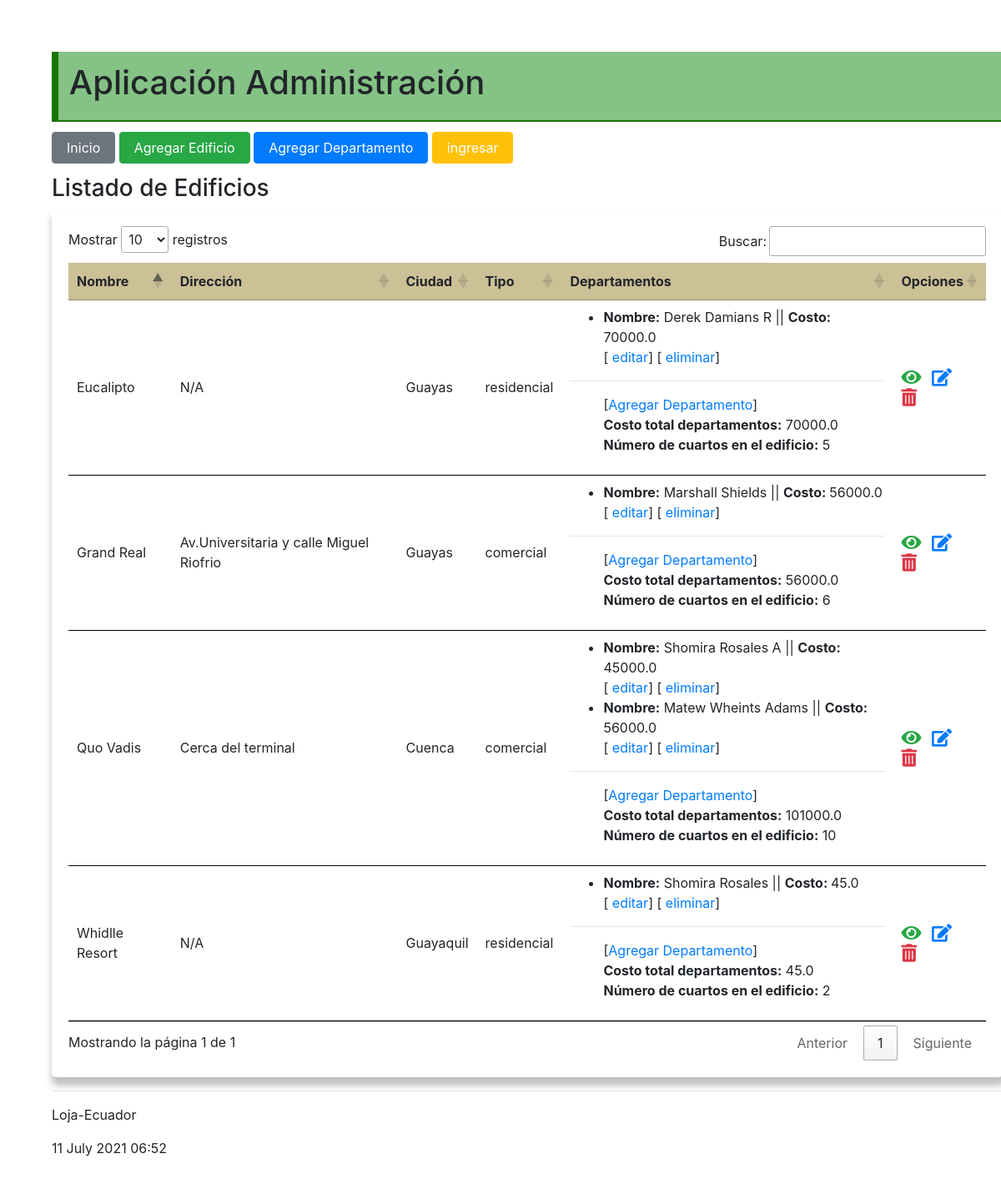
The page / on the database its author committed.
### administrativo/models.py (models this page shows, shortened)
class Edificio(models.Model):
    tipo_edificio = (
        ('residencial', 'Residencial'),
        ('comercial', 'Comercial'),
        )
    nombre = models.CharField(max_length=30)
    direccion = models.CharField(max_length=50)
    ciudad = models.CharField(max_length=30)
    tipo = models.CharField("Tipo Edificio",max_length=30, \
            choices=tipo_edificio)
    def obt_costo_total_departamentos(self):
        valor = [d.costo for d in self.departamentos.all()]
        valor = sum(valor)
        return valor
    def obtener_num_total_cuartos(self):
        valor = [d.numero_cuartos for d in self.departamentos.all()]
        valor = sum(valor)
        return valor

class Departamento(models.Model):
    nombre_propietario = models.CharField(max_length=100)
    costo = models.FloatField()
    numero_cuartos = models.IntegerField()
    edificio = models.ForeignKey(Edificio, on_delete=models.CASCADE,
            related_name="departamentos")

### administrativo/views.py (the view)
# urls.py: path('', views.index, name='index'),
def index(request):
    edificios = Edificio.objects.all()
    informacion_template = {'edificios': edificios, 'numero_edificios': len(edificios)}
    return render(request, 'index.html', informacion_template)

### administrativo/templates/index.html (shortened to what this page needs)
{% extends "master.html" %}
{% block content %}
<h3>Listado de Edificios</h3>
<div class="estiloTabla">
  <div class="card-body">
    <table id="tabla_datos">
      <thead>
        <tr>
          <th>Nombre</th>
          <th>Dirección</th>
          <th>Ciudad</th>
          <th>Tipo </th>
          <th>Departamentos </th>
          <th>Opciones </th>
        </tr>
      </thead>
      {% for e in edificios %}
      <tr>
        <td> {{e.nombre}}</td>
        <td> {{e.direccion}}</td>
        <td> {{e.ciudad}}</td>
        <td> {{e.tipo}}</td>
        <td>
          <ul>
            {% for d in e.departamentos.all %}
              <li>
                <span>
                  <b>Nombre:</b> {{d.nombre_propietario}} || <b>Costo: </b> {{d.costo}}
                </span>
                <br>
                <span>
                  [<a href="{% url 'editar_departamento' d.id %}"> editar</a>]
                  [<a href="{% url 'eliminar_departamento' d.id %}" onclick="return confirm('¿Está seguro que desea eliminar?')"> eliminar</a>]
                </span>
              </li>
            {% endfor %}
          </ul>
          <hr>
          <ul>
            [<a href="{% url 'crear_departamento_edificio' e.id%}">Agregar Departamento</a>]
            <br>
            <span><b>Costo total departamentos:</b> {{ e.obt_costo_total_departamentos}}</span>
              <br>
            <span><b>Número de cuartos en el edificio:</b> {{ e.obtener_num_total_cuartos}}</span>
          </ul>
        </td>
        <td>
          <a href="{% url 'obtener_edificio' e.id %}"><i class="fas fa-eye text-success fa-lg  mr-2"></i></a>
          <a href="{% url 'editar_edificio' e.id %}"><i class="fas fa-edit fa-lg  mr-2"></i></a>
          <a href="{% url 'eliminar_edificio' e.id %}"
          onclick="return confirm('¿Está seguro que desea eliminar?')">
          <i class="fas fa-trash-alt fa-lg text-danger"></i></a>
        </td>
      </tr>
      {% endfor %}
    </table>
  </div>
</div>
<hr>
{% endblock %}

### administrativo/templates/master.html (shortened to what this page needs)
<!DOCTYPE html>
<html>
  <head>
    {% load static %}
    <link rel="stylesheet" type="text/css" href="{% static 'css/estilos.css' %}">
    <link rel="stylesheet" type="text/css" href="https://cdn.datatables.net/1.10.25/css/jquery.dataTables.min.css">
    <link rel="stylesheet" href="https://stackpath.bootstrapcdn.com/bootstrap/4.5.2/css/bootstrap.min.css"
>
    <link rel="stylesheet" href="https://pro.fontawesome.com/releases/v5.10.0/css/all.css"
/>
  </head>
  <body>
    <section class="contenido">
      <section class="encabezado">
        <header>
          <h1>Aplicación Administración </h1>
        </header>
      </section>
      <div>
        <nav class="top_menu">
          <button class="btn btn-secondary"><a href="{% url 'index' %}">Inicio</a></button>
          <button class="btn btn-success"><a href="{% url 'crear_edificio' %}">Agregar Edificio</a></button>
          <button class="btn btn-primary"><a href="{% url 'crear_departamento' %}">Agregar Departamento</a></button>
        {% if user.is_authenticated %}
          <button class="btn btn-danger"><a href="{% url 'logout_view' %}">salir</a></button>
        {% else %}
          <button  class="btn btn-warning"><a href="{% url 'login' %}">ingresar</a></button>
        {% endif %}
        </nav>
      </div>
      <section class="">
          {% block content %}
          {% endblock %}
      </section>
      <footer>
        <p>Loja-Ecuador</p>
        <p>{% now "j F Y H:i" %}</p>
      </footer>
    </section>
  </body>
</html>

### administrativo/static/css/estilos.css (style rules this page uses)
body { background: #FEFEFD; padding: 30px; }
header { padding: 0.8em; }
.encabezado { border-left: 8px solid #167503; border-bottom: 2px solid #167503; background-color: #85c285; }
section { width: 100%; }
th, td { padding: 15px; border-bottom: 1px solid black; }
thead { background-color: #ccc097; border-bottom: 3px solid rgb(66, 55, 38); }
tr:nth-child(even) { background-color: #753b3b; }
.contenido { margin: 2em; }
.estiloTabla, .estiloTablaUs { background-color: #ffffff; border-radius: 5px; box-shadow: 2px 8px 8px 2px rgba(0, 0, 0, 0.25); }
.top_menu a { text-decoration: none; list-style:none; color: #ffffff; padding: 5px; width:95%; }
.top_menu button { margin: 0.8em 0em; }

### rows shown on the page
Edificio: nombre "Grand Real", direccion "Av.Universitaria y calle Miguel Riofrio", ciudad "Guayas", tipo "comercial", obt_costo_total_departamentos "56000.0", obtener_num_total_cuartos "6"
Departamento: nombre_propietario "Marshall Shields", costo "56000.0"
Edificio: nombre "Quo Vadis", direccion "Cerca del terminal", ciudad "Cuenca", tipo "comercial", obt_costo_total_departamentos "101000.0", obtener_num_total_cuartos "10"
Departamento: nombre_propietario "Shomira Rosales A", costo "45000.0"
Departamento: nombre_propietario "Matew Wheints Adams", costo "56000.0"
Edificio: nombre "Eucalipto", direccion "N/A", ciudad "Guayas", tipo "residencial", obt_costo_total_departamentos "70000.0", obtener_num_total_cuartos "5"
Departamento: nombre_propietario "Derek Damians R", costo "70000.0"
Edificio: nombre "Whidlle Resort", direccion "N/A", ciudad "Guayaquil", tipo "residencial", obt_costo_total_departamentos "45.0", obtener_num_total_cuartos "2"
Departamento: nombre_propietario "Shomira Rosales", costo "45.0"
